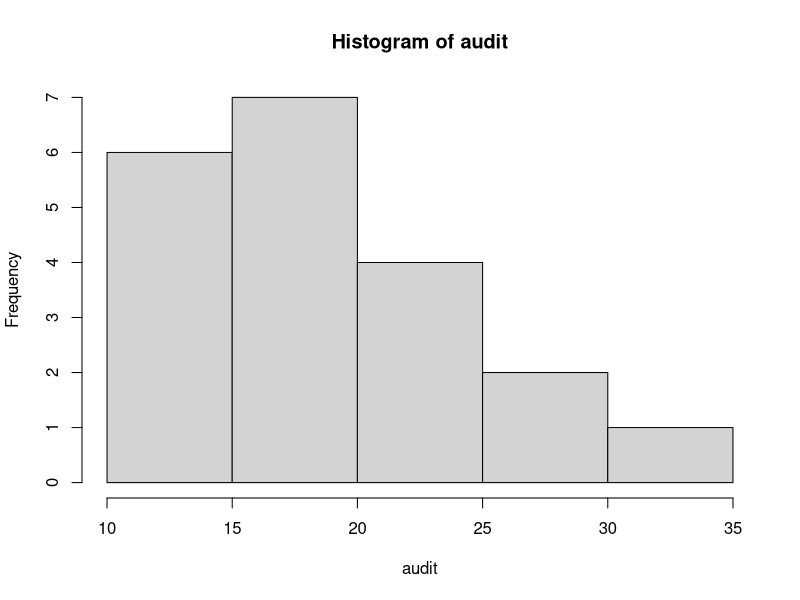
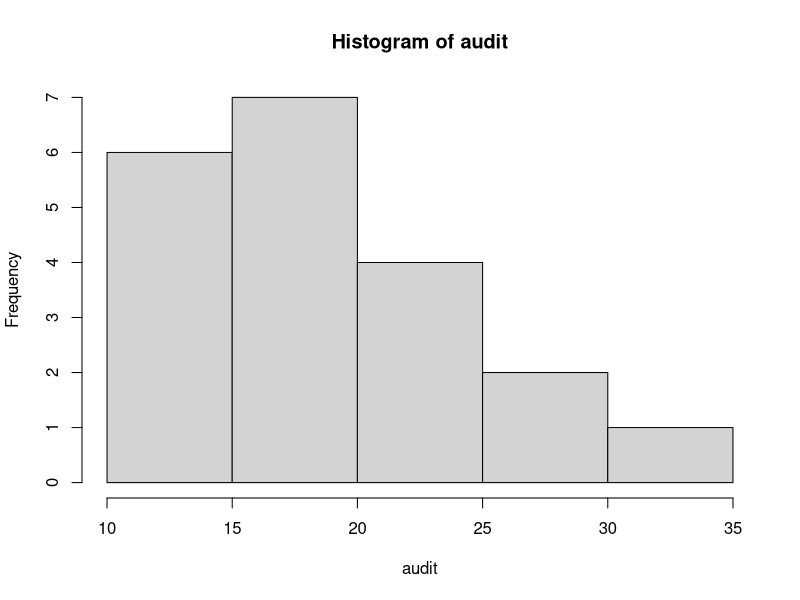

Write R code to recreate these figures, in order.
################
#Business Statistics
################

setwd("/Users/francisco/Desktop/Lectures/Business Statistics/data")

hours = read.csv("S3hours.csv")$hours
softdrinks = read.csv("S3softdrinks.csv")$softdrinks
audit = read.csv("S3audit.csv")$audit
canswers = read.csv("S3canswers.csv")$canswers
salary = read.csv("S3salary.csv")$salary
marketing = read.csv("S3marketing.csv"); 
restaurant = read.csv("S3restaurant.csv");

# hours
mean(hours) # mean
median(hours) # median

table(hours); table(hours)[which.max(table(hours))] # mode 
x = rnorm(3); print(x); which.max(x) # what is which.max?

# softdrinks
table(softdrinks)/sum(table(softdrinks))

# audit
haudit=hist(audit)
haudit
haudit=hist(audit,breaks=c(10,15,20,25,30,35))
